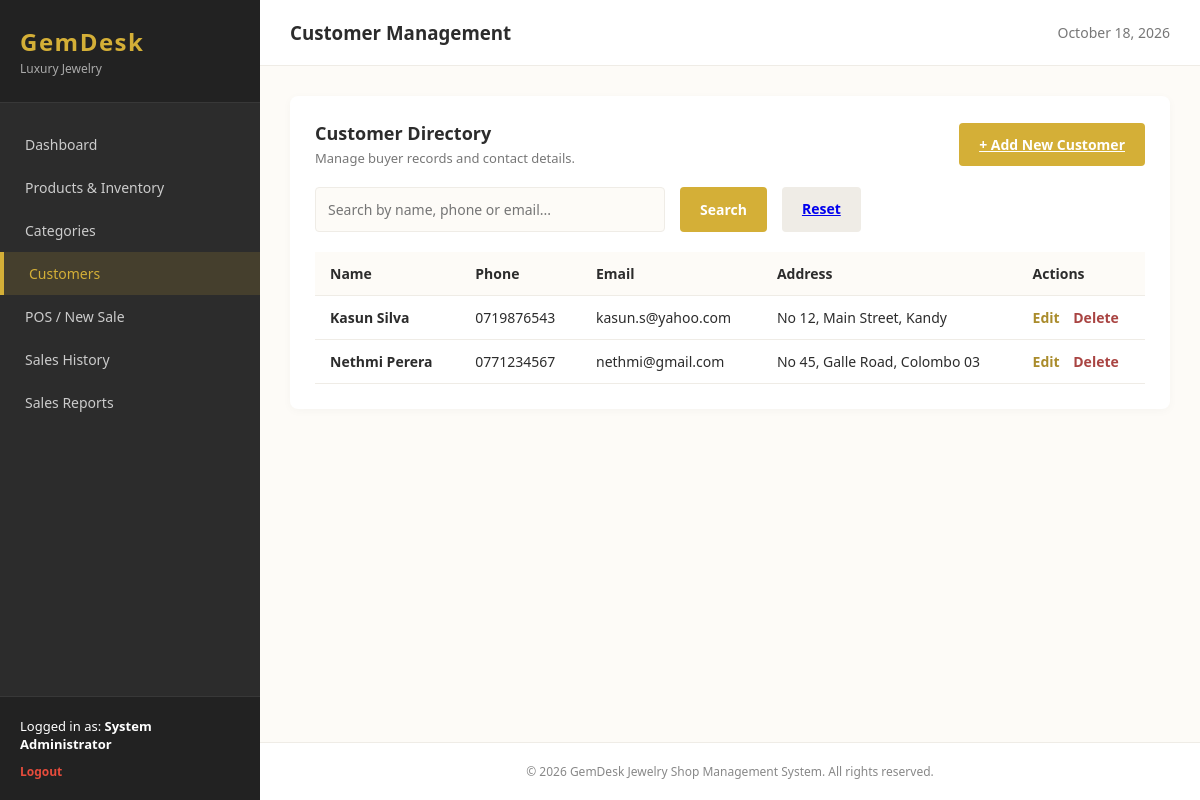
/index.php?controller=customer&action=index (signed in), run on the app's committed database.
### tables this page shows
CREATE TABLE IF NOT EXISTS `customers` (
  `id` INT AUTO_INCREMENT PRIMARY KEY,
  `name` VARCHAR(100) NOT NULL,
  `phone` VARCHAR(20) NOT NULL,
  `email` VARCHAR(100) DEFAULT NULL,
  `address` TEXT DEFAULT NULL,
  `created_at` TIMESTAMP DEFAULT CURRENT_TIMESTAMP
);

### controllers/CustomerController.php (called while the page is built, shortened)
<?php
require_once __DIR__ . '/../models/Customer.php';
class CustomerController {
    private $customerModel;
    public function __construct() {
        $this->customerModel = new Customer();
    }
    public function index() {
        $search = isset($_GET['search']) ? trim($_GET['search']) : '';
        $customers = $this->customerModel->getAll($search);
        require_once 'views/layouts/header.php';
        require_once 'views/customers/index.php';
        require_once 'views/layouts/footer.php';
    }
}
?>

### models/Customer.php (called while the page is built, shortened)
<?php
require_once __DIR__ . '/../config/database.php';
class Customer {
    private $conn;
    private $table = 'customers';
    public function __construct() {
        $database = new Database();
        $this->conn = $database->getConnection();
    }
    public function getAll($search = '') {
        $query = "SELECT * FROM " . $this->table;
        $params = [];
        $query .= " ORDER BY name ASC";
        $stmt = $this->conn->prepare($query);
        $stmt->execute($params);
        return $stmt->fetchAll();
    }
}
?>

### config/database.php (called while the page is built, shortened)
<?php
class Database {
    private $host = "localhost";
    private $db_name = "jewelry_shop_db";
    private $username = "root";
    private $password = "";
    public function getConnection() {
        $this->conn = null;
        try {
            $this->conn = new PDO(
                "mysql:host=" . $this->host . ";dbname=" . $this->db_name . ";charset=utf8mb4",
                $this->username,
                $this->password
            );
            $this->conn->setAttribute(PDO::ATTR_ERRMODE, PDO::ERRMODE_EXCEPTION);
            $this->conn->setAttribute(PDO::ATTR_DEFAULT_FETCH_MODE, PDO::FETCH_ASSOC);
        } catch(PDOException $exception) {
            echo "Connection error: " . $exception->getMessage();
        }
        return $this->conn;
    }
}
?>

### views/customers/index.php (the view, shortened to what this page needs)
<div class="section-card">
    <div style="display: flex; justify-content: space-between; align-items: center; margin-bottom: 20px;">
        <div>
            <h3>Customer Directory</h3>
            <p class="section-desc">Manage buyer records and contact details.</p>
        </div>
        <a href="index.php?controller=customer&action=create" class="btn btn-primary">+ Add New Customer</a>
    </div>
    <form method="GET" action="index.php" style="display: flex; gap: 15px; margin-bottom: 20px;">
        <input type="text" name="search" class="form-control" placeholder="Search by name, phone or email..." value="<?php echo htmlspecialchars($search ?? ''); ?>" style="max-width: 350px;">
        <button type="submit" class="btn btn-primary">Search</button>
        <a href="index.php?controller=customer&action=index" class="btn" style="background:var(--gray-light);">Reset</a>
    </form>
    <div class="table-responsive">
        <table class="data-table">
            <thead>
                <tr>
                    <th>Name</th>
                    <th>Phone</th>
                    <th>Email</th>
                    <th>Address</th>
                    <th>Actions</th>
                </tr>
            </thead>
            <tbody>
                <?php if (empty($customers)): ?>
                    <tr><td colspan="5" style="text-align:center;">No customers found.</td></tr>
                <?php else: ?>
                    <?php foreach($customers as $cust): ?>
                        <tr>
                            <td><strong><?php echo htmlspecialchars($cust['name']); ?></strong></td>
                            <td><?php echo htmlspecialchars($cust['phone']); ?></td>
                            <td><?php echo htmlspecialchars($cust['email'] ?? '-'); ?></td>
                            <td><?php echo htmlspecialchars($cust['address'] ?? '-'); ?></td>
                            <td>
                                <a href="index.php?controller=customer&action=edit&id=<?php echo $cust['id']; ?>" style="color:var(--gold-dark); text-decoration:none; font-weight:600; margin-right:10px;">Edit</a>
                                <a href="index.php?controller=customer&action=delete&id=<?php echo $cust['id']; ?>" onclick="return confirm('Are you sure you want to delete this customer?');" style="color:#A94442; text-decoration:none; font-weight:600;">Delete</a>
                            </td>
                        </tr>
                    <?php endforeach; ?>
                <?php endif; ?>
            </tbody>
        </table>
    </div>
</div>

### assets/css/style.css (style rules this page uses)
:root { --bg-cream: #FDFBF7; --card-ivory: #FFFFFF; --gold: #D4AF37; --gold-dark: #AA8C2C; --charcoal: #2C2C2C; --gray-light: #EFECE6; --danger: #A94442; --success: #3C763D; }
* { box-sizing: border-box; margin: 0; padding: 0; font-family: 'Segoe UI', Tahoma, Geneva, Verdana, sans-serif; }
body { background-color: var(--bg-cream); color: var(--charcoal); }
.form-control { width: 100%; padding: 12px; border: 1px solid var(--gray-light); border-radius: 4px; background-color: var(--bg-cream); font-size: 14px; }
.btn { display: inline-block; padding: 12px 20px; border: none; border-radius: 4px; cursor: pointer; font-size: 14px; font-weight: 600; text-align: center; transition: background 0.2s; }
.btn-primary { background-color: var(--gold); color: white; }
.section-card { background: var(--card-ivory); padding: 25px; border-radius: 8px; box-shadow: 0 2px 10px rgba(0,0,0,0.03); }
.section-card h3 { font-size: 18px; color: var(--charcoal); }
.section-desc { font-size: 13px; color: #777; margin-top: 4px; }
.data-table { width: 100%; border-collapse: collapse; margin-top: 10px; }
.data-table th, .data-table td { padding: 12px 15px; text-align: left; border-bottom: 1px solid var(--gray-light); font-size: 14px; }
.data-table th { background-color: var(--bg-cream); font-weight: 600; color: var(--charcoal); }

### data on the page
customers: name "Kasun Silva", phone "0719876543", email "kasun.s@yahoo.com", address "No 12, Main Street, Kandy"
customers: name "Nethmi Perera", phone "0771234567", email "nethmi@gmail.com", address "No 45, Galle Road, Colombo 03"

### other printed values
$_SESSION['full_name'] "System Administrator"
$pageTitle "Customer Management"
